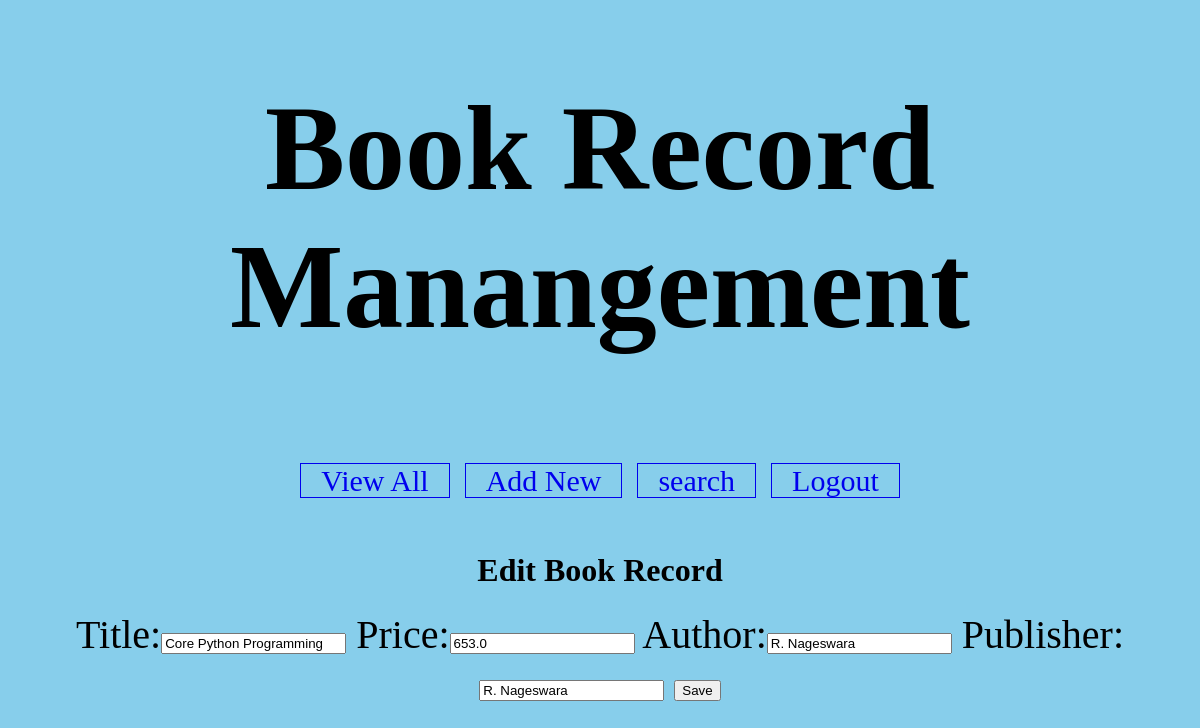
The page /BRMapp/edit-book?bookid=9 (signed in) on the database its author committed.
### BRMapp/models.py (models this page shows)
class Book(models.Model):
    title=models.CharField(max_length=100)
    price=models.FloatField()
    author=models.CharField(max_length=100)
    publisher=models.CharField(max_length=100)

### BRMapp/views.py (the view)
# urls.py: url('edit-book',views.editBook),
@login_required(login_url="/BRMapp/login/")
def editBook(request):
    book=models.Book.objects.get(id=request.GET['bookid'])
    fields={'title':book.title,'price':book.price,'author':book.author,'publisher':book.publisher}
    form=NewBookForm(initial=fields)
    res=render(request,'BRMapp/edit_book.html',{'form':form,'book':book})
    return res

### BRMapp/forms.py
class NewBookForm(forms.Form):
    title=forms.CharField(label='Title',max_length=100)
    price=forms.FloatField(label='Price')
    author=forms.CharField(label='Author')
    publisher=forms.CharField(label='Publisher')

### templates/BRMapp/edit_book.html (shortened to what this page needs)
<!DOCTYPE html>
{% load static %}
<html>
 <head>
   <link rel="stylesheet" href="{% static 'css/BRMstyle.css' %}">
 </head>
<body>
   <div id="header">
    <h1> Book Record Manangement </h1>
    <div id="nav">
      <a href="/BRMapp/view-books">View All</a>
      <a href="/BRMapp/new-book">Add New</a>
      <a href="/BRMapp/search-book">search</a>
      <a href="/BRMapp/logout">Logout</a>
    </div>
   </div>
<div id="main">
  <h1> Edit Book Record </h1>
  <form action="/BRMapp/edit" method="post">
  {{form}}
  <input type="submit" value="Save">
  </form>
</div>
</body>
</html>

### static/css/BRMstyle.css (style rules this page uses)
body { background-color:skyblue; margin: 0px 0px 0px 0px; font-family: "calibri" }
#header { padding-bottom:20px; text-align:center; font-size:60px; }
#nav { width:60%; margin:auto; }
#nav a { width:500px; border:solid 0.5px; font-size:30px; text-decoration:none; padding-left:20px; padding-right:20px; }
#main { margin:auto; text-align:center; padding:5px; padding-top:5px; }
#main h2 , #main form { text-align:center; font-size:40px; }

### rows shown on the page
Book: title "Core Python Programming", price "653.0", author "R. Nageswara", publisher "R. Nageswara"
